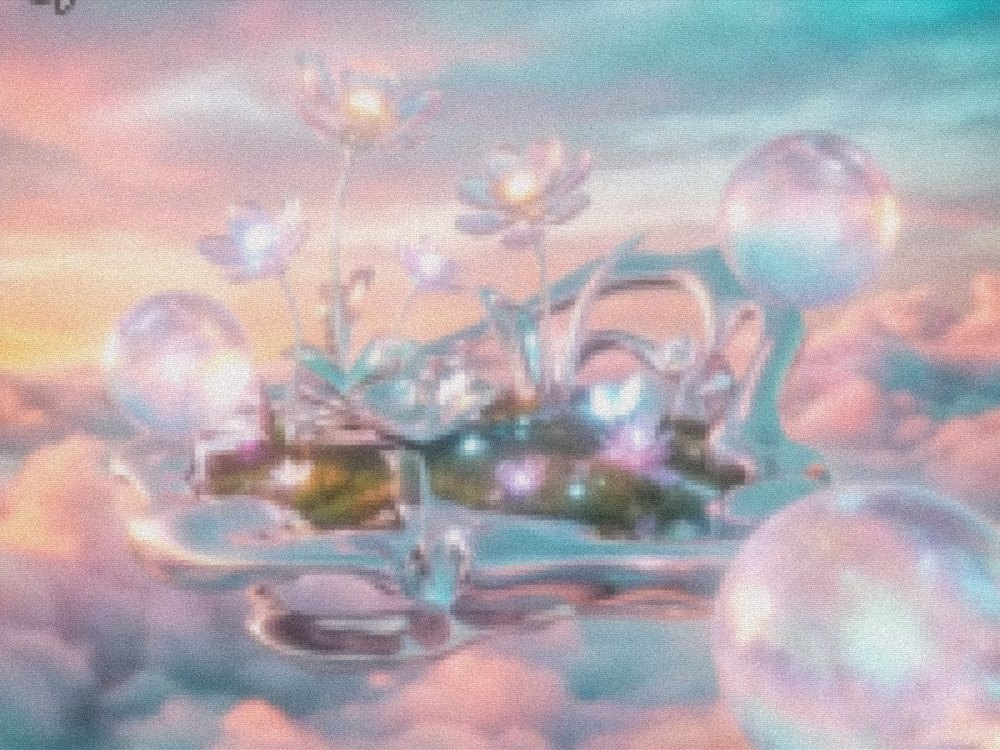
#> input picture img/y2k.jpg, 1000 x 750 px, found by its file name
$ python p7.py
#> lines starting #> are read from the running program, lines starting #| are printed output that depends on the picture
from PIL import Image, ImageEnhance, ImageFilter, ImageChops, ImageDraw
import numpy as np, random
IMG="/sessions/beautiful-pensive-edison/mnt/outputs/img"
W,H=820,470
def cover(im,w,h):
#> called with w = 820, h = 470
    iw,ih=im.size;s=max(w/iw,h/ih)
#> after `iw, ih = im.size`: iw = 1000; ih = 750
#> after `s = max(w / iw, h / ih)`: s = 0.82
    n=im.resize((max(w,int(iw*s)+1),max(h,int(ih*s)+1)),Image.LANCZOS)
    x=(n.width-w)//2;y=(n.height-h)//2
#> after `x = (n.width - w) // 2`: x = 0
#> after `y = (n.height - h) // 2`: y = 73
    return n.crop((x,y,x+w,y+h)).convert("RGB")
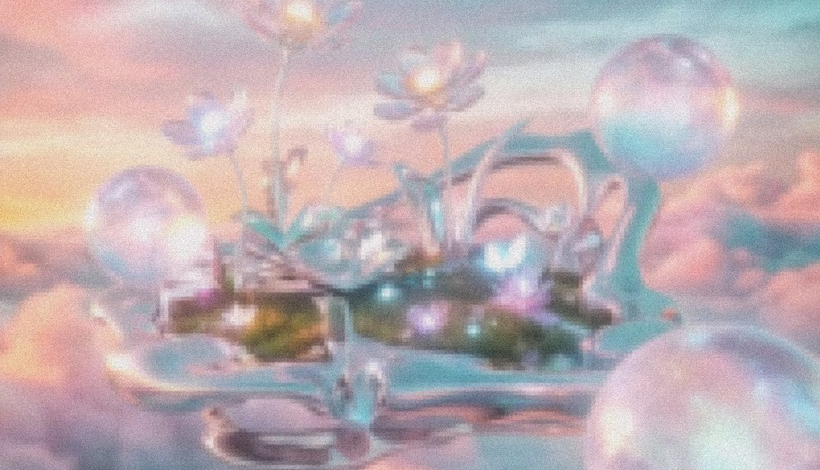
#> returned value: PIL image 820x470 RGB; mean R, G, B 188.2, 173.9, 178.3
base=cover(Image.open(f"{IMG}/y2k.jpg"),W,H)   # pink room + CRT = crystalcore base
base=ImageEnhance.Brightness(base).enhance(1.08);base=ImageEnhance.Color(base).enhance(1.06)
base=Image.blend(base,Image.new("RGB",(W,H),(255,193,225)),0.12)  # pink/lilac haze
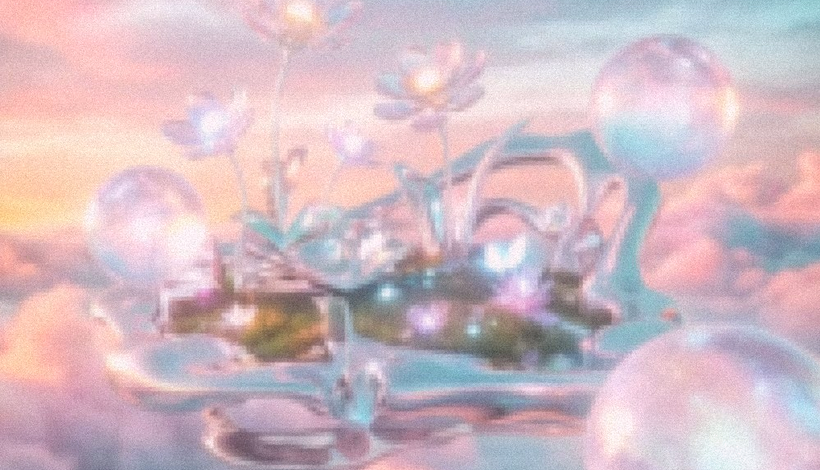
#> base: PIL image 820x470 RGB; mean R, G, B 208.4, 186.8, 195.1
# rainbow prism light-leaks (two diagonal bands)
yy,xx=np.mgrid[0:H,0:W]
def band(center,width,phase):
    t=((xx+(H-yy))/(W+H))
    r=0.5+0.5*np.sin(2*np.pi*(t*3+phase));g=0.5+0.5*np.sin(2*np.pi*(t*3+phase+.33));b=0.5+0.5*np.sin(2*np.pi*(t*3+phase+.66))
    m=np.exp(-((t-center)**2)/(2*width**2))
    return (np.stack([r,g,b],-1)*m[...,None]*255).astype("uint8")
rb=Image.fromarray(np.clip(band(0.62,0.09,0)+band(0.30,0.06,0.4),0,255).astype("uint8"),"RGB").filter(ImageFilter.GaussianBlur(6))
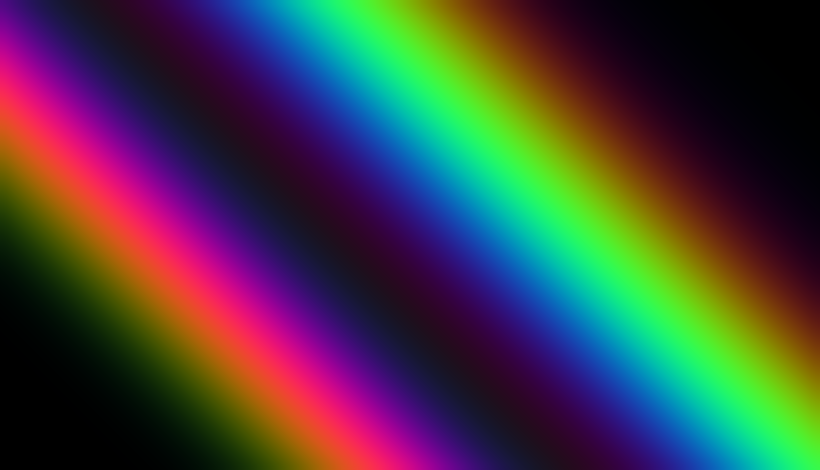
#> rb: PIL image 820x470 RGB; mean R, G, B 67.1, 64.3, 65.1
base=Image.blend(base,ImageChops.screen(base,rb),0.34)
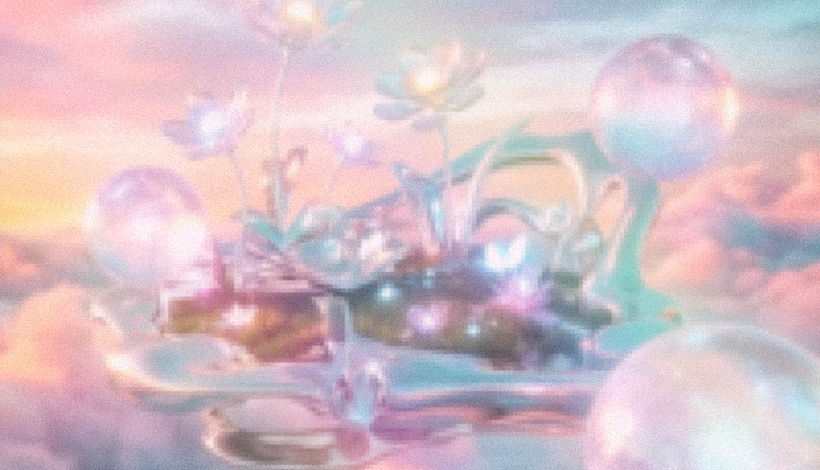
#> base: PIL image 820x470 RGB; mean R, G, B 212.3, 192.1, 200
# crystal sparkles
spk=Image.new("RGB",(W,H),(0,0,0));d=ImageDraw.Draw(spk)
#> after `spk = Image.new('RGB', (W, H), (0, 0, 0))`: spk: PIL image 820x470 RGB; every value is 0
random.seed(7)
for _ in range(7):
    x,y=random.randint(40,W-40),random.randint(30,H-60);s=random.randint(8,20)
    d.line((x-s,y,x+s,y),fill=(255,255,255),width=2);d.line((x,y-s,x,y+s),fill=(255,255,255),width=2)
    d.ellipse((x-2,y-2,x+2,y+2),fill=(255,255,255))
spk=spk.filter(ImageFilter.GaussianBlur(1.4))
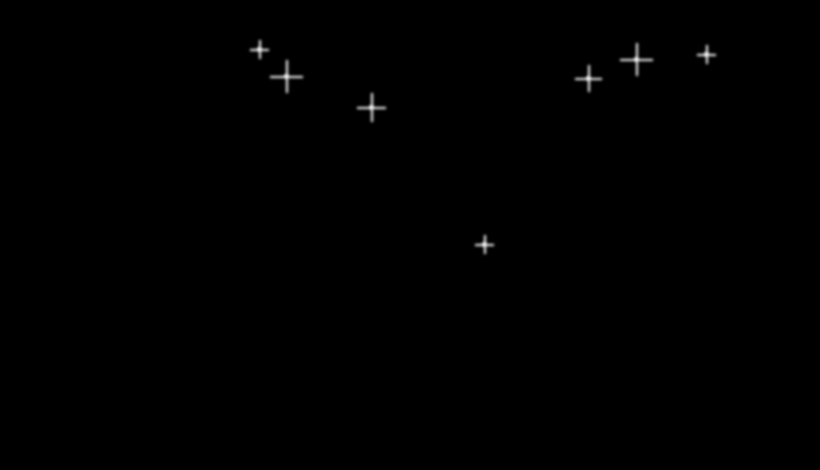
#> spk: PIL image 820x470 RGB; min 0, max 226, mean 0.5
base=ImageChops.screen(base,spk)
# bloom + shine + heavy blur
base=Image.blend(base,ImageChops.screen(base,base.filter(ImageFilter.GaussianBlur(20))),0.42)
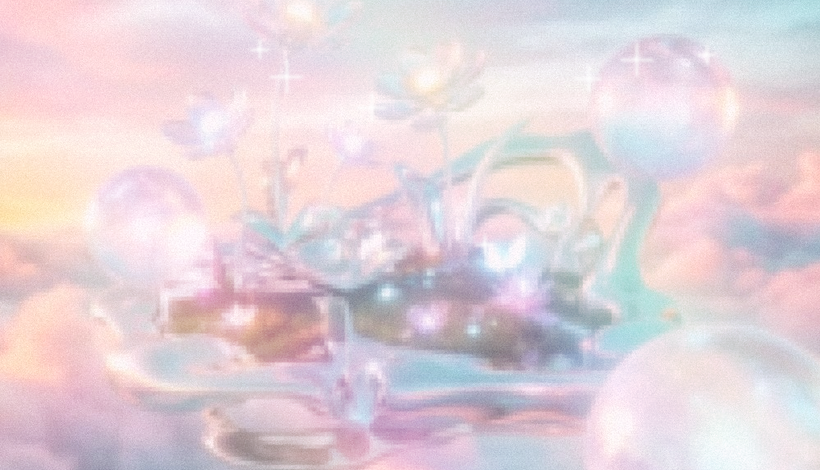
#> base: PIL image 820x470 RGB; mean R, G, B 225.7, 210.8, 217.2
yy,xx=np.mgrid[0:H,0:W];g=np.clip(((xx/W+(H-yy)/H)/2-0.4)*2.2,0,1)**1.6
m=Image.fromarray((g*255*0.3).astype("uint8"),"L")
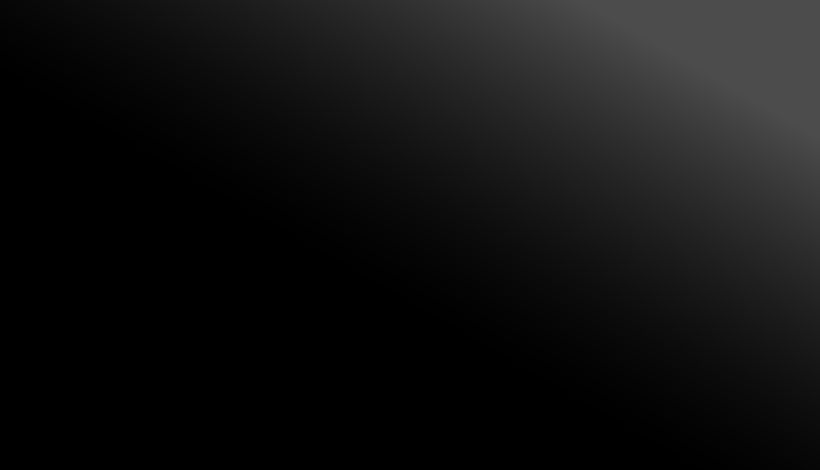
#> m: PIL image 820x470 L; min 0, max 76, mean 17.4
base=Image.composite(ImageChops.screen(base,Image.new("RGB",(W,H),(255,255,255))),base,m)
base=base.filter(ImageFilter.GaussianBlur(2.5))
base.save(f"{IMG}/cryB.jpg",quality=86);print("cryB rebuilt (crystalcore)")
#| cryB rebuilt (crystalcore)

$ run again, with img/angels.jpg copied over img/y2k.jpg
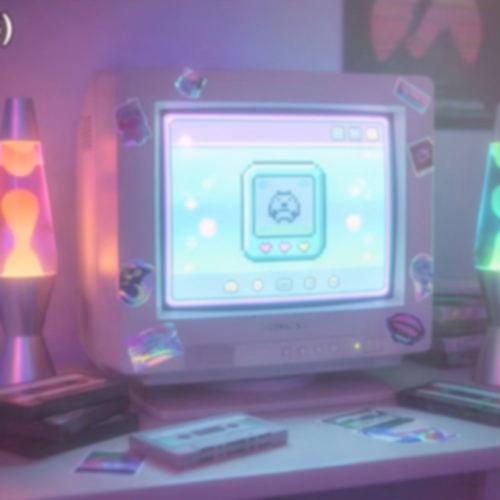
#> input picture img/angels.jpg, 1000 x 1000 px, found by its file name (shown at 1/2 size)
#> iw = 1000
#> s = 0.82
#> in cover, `return n.crop((x,y,x+w,y+h)).convert("RGB")`:
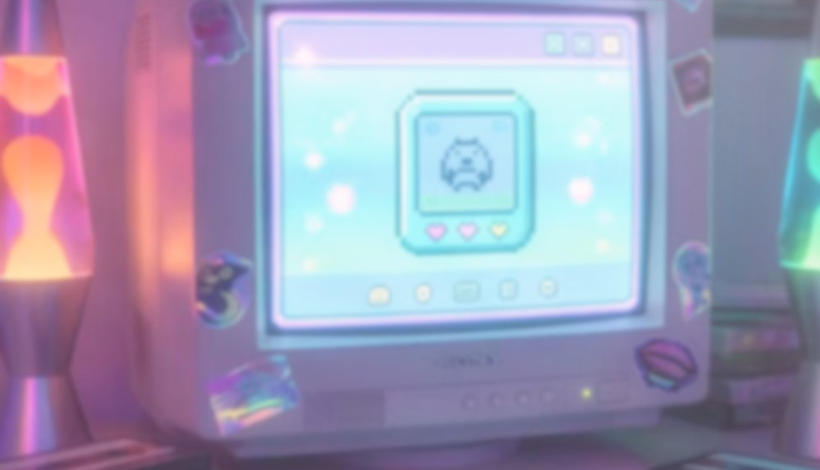
#> returned value: PIL image 820x470 RGB; mean R, G, B 158.6, 154.4, 180.7
#> `base=Image.composite(ImageChops.screen(base,Image.new("RGB",(W,H),(255..`:
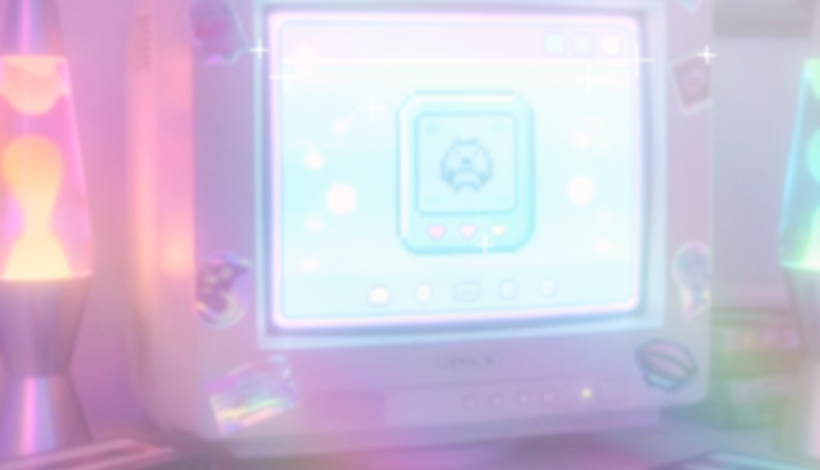
#> base: PIL image 820x470 RGB; mean R, G, B 207.9, 195.4, 217.2
#| cryB rebuilt (crystalcore)

$ run again, with img/atrium.jpg copied over img/y2k.jpg
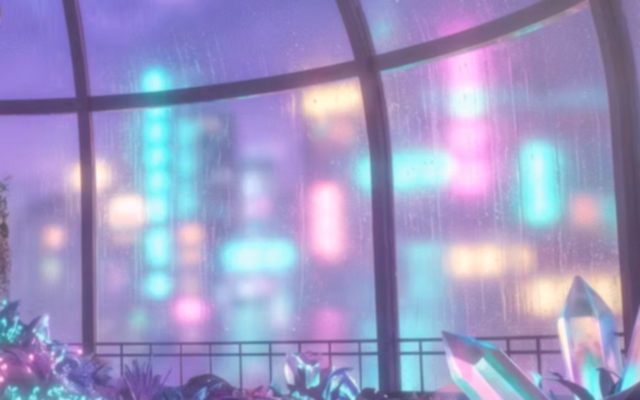
#> input picture img/atrium.jpg, 1280 x 800 px, found by its file name (shown at 1/2 size)
#> iw = 1280; ih = 800
#> s = 0.641
#> in cover, `return n.crop((x,y,x+w,y+h)).convert("RGB")`:
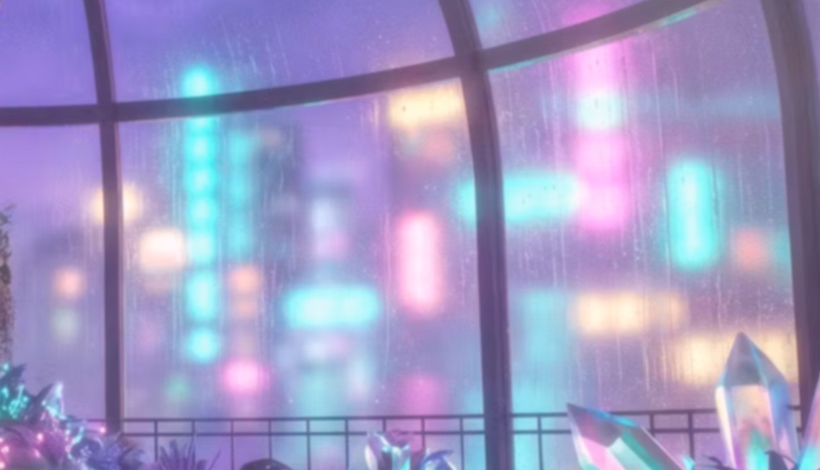
#> returned value: PIL image 820x470 RGB; mean R, G, B 159.5, 154.2, 196.7
#> `base=Image.composite(ImageChops.screen(base,Image.new("RGB",(W,H),(255..`:
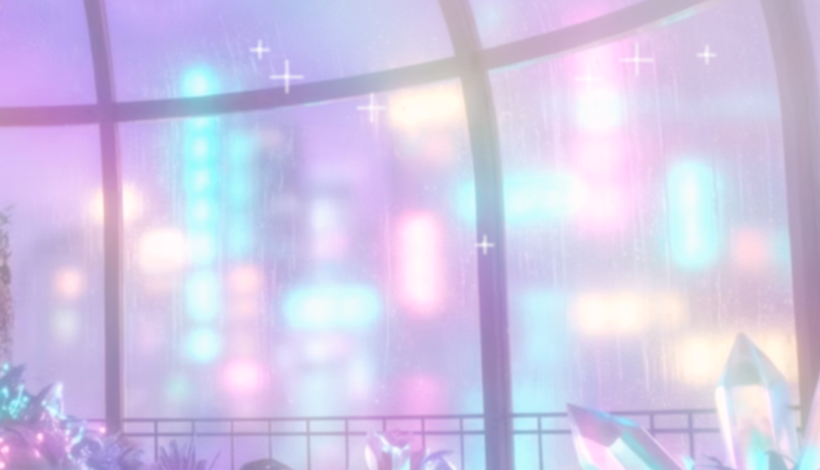
#> base: PIL image 820x470 RGB; mean R, G, B 209, 200.3, 231.4
#| cryB rebuilt (crystalcore)

$ run again, with img/club.jpg copied over img/y2k.jpg
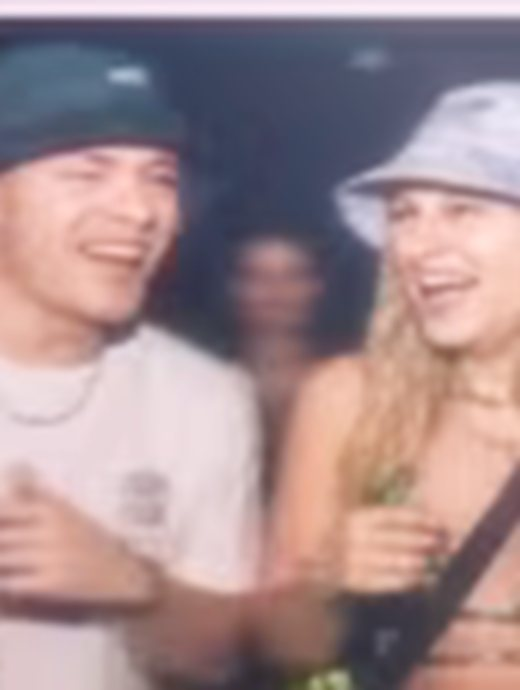
#> input picture img/club.jpg, 520 x 690 px, found by its file name
#> iw = 520; ih = 690
#> s = 1.58
#> `base=Image.composite(ImageChops.screen(base,Image.new("RGB",(W,H),(255..`:
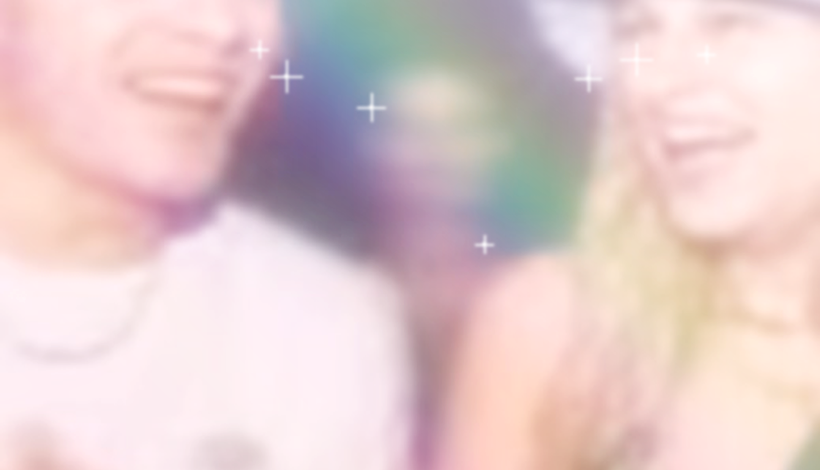
#> base: PIL image 820x470 RGB; mean R, G, B 225.6, 202.9, 203.3
#| cryB rebuilt (crystalcore)
